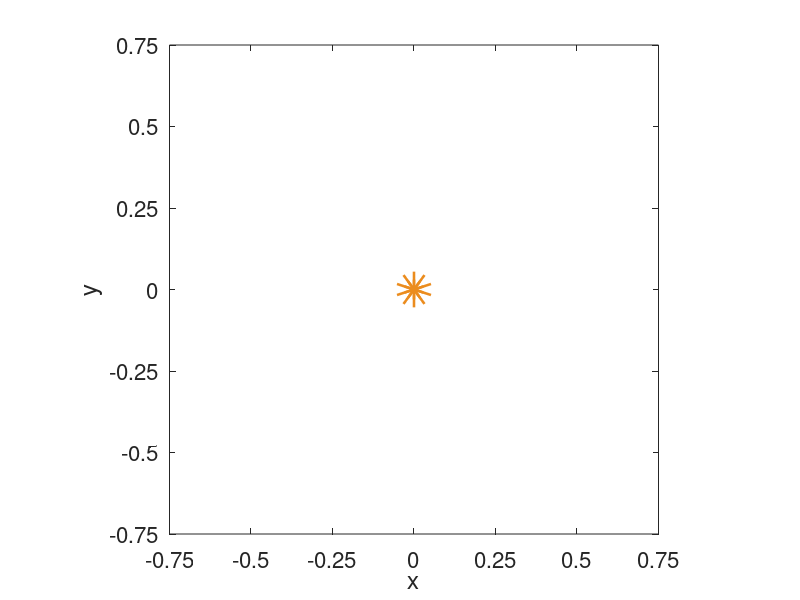

This figure's MATLAB source: (Note: this script raises an error after producing the figure.)
function animation_demonstration(export,skip)
% Produces two simple movies, to demonstrate usage of the ANIMATION
% function for exporting movie frames
%
%
% ========================
% Copyright Ross L. Hatton, 2011


	% Handle default arguments -- don't export frames, and don't skip
	% unless told otherwise
	if nargin < 2
		
		skip = [0 0];
		
		if nargin < 1
			
			export = [0 0];
			
		end
		
    end

    
    %%%%%%%
    % Do the math needed
    sol= ode45Make();
    
	%%%%%%%%
	% Create animation elements, and store them in the frame_info structure
	frame_info = animation_demo_create_elements; %setup function, defined below in file

	
	%%%%%%%%%%%%%%%%%
	% First movie: Draw the cosine function
	
	% Designate animation function
	frame_gen_function...
		= @animation_demo_draw_cosine; % frame function, defined below in file

	% Declare timing
	timing.duration = 6; % three second animation
	timing.fps = 15;     % create frames for 15 fps animation
	timing.pacing = @(y) softspace(0,1,y); % Use a soft start and end, using the included softstart function

	% Declare a directory name in which to place files
	destination = 'demonstration_movie_1';
	
	% Animate the movie
	[frame_info, endframe]...
		= animation(frame_gen_function,frame_info,timing,destination,export(1),skip(1));
	
	
end


%%%%%%%%%%%%%%%%%%
% Create animation elements, and return a vector of their handles
function h = animation_demo_create_elements

	h.f = figure(100);                            % Designate a figure for this animation
	clf(h.f)                                     % Clear this figure
	set(h.f,'color','w','InvertHardCopy','off')  % Set this figure to have a white background
												 %  and to maintain color
												 %  settings during printing

	h.ax = axes('Parent',h.f);                   % Create axes for the plot
    axis square
	set(h.ax,'Xlim',[-.75, .75],'Ylim',[-.75, .75]);   % Set the range of the plot
	set(h.ax,'Xtick',-.75:0.25:.75,'YTick',-.75:0.25:.75);   % Set the tick locations
	set(h.ax,'FontSize',16);                       % Set the axis font size
	xlabel(h.ax, 'x')							 % Label the axes
	ylabel(h.ax, 'y')
	set(h.ax,'Box','on')						 % put box all the way around the axes


	% Line element to be used to draw the cosine function
	h.line = line(0,0,'Color',[235 140 30]/255,'linewidth',20,'Marker', 'o','Parent',h.ax);

end

%%%%%%%%%%%
%Making the ODE45
function sol = ode45Make()

    tspan = [0 5];

    %Initial condition with link at 45 degrees or sqrt2/2 radians
    y0= [pi/4;0];

    sol = ode45(@f,tspan,y0);

   
    function ydot = f(t,y)

    ydot =  zeros(2,1);
    ydot(1)= y(2);
    ydot(2)= -(3/2)*(9.81/0.5)*cos(y(1));
    end
    
  end


%%%%%%%%%%%%%%%%%%
% Frame content specification for dynamically drawing the cosine function,
% at time tau on a range of 0 to 1
function frame_info = animation_demo_draw_cosine(frame_info,tau)

	% Declare a baseline set of points at which to evaluate the cosine
	% function
	%x_full = linspace(0,2*pi,300)';
    %"Position" 
    %y_t= 2*pi*tau;
    y_t= deval(ode45Make(),5*tau);
    theta = y_t(1);
    
    % The end of the first 0.5 meter link 
    % tip= [(cos(theta)*0.5)+4, sin(theta)*0.5]
    tip= [cos(theta), sin(theta)]*0.5;
    	
    
	
	% Set the line in the plot to the calculated x and y points
	set(frame_info.line,'XData',[0, tip(1)],'YData',[0, tip(2)])
	
	% Declare a print method (in this case, print 150dpi png files of
	% frame_info.f, using the Painters renderer)
	frame_info.printmethod = @(dest) print(frame_info.f,'-dpng','-r 150','-painters',dest);
	

end

	